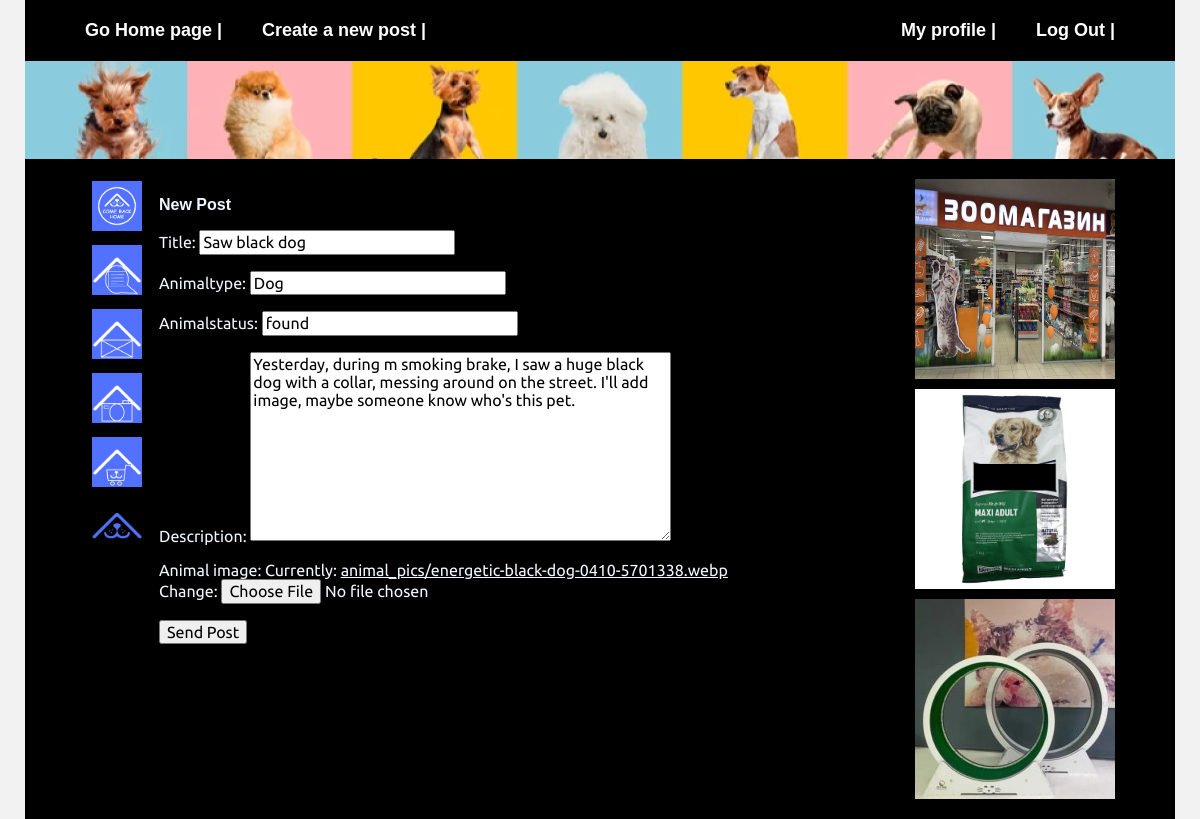
The app's page /post/22/update (signed in) with its own data.
### blog/models.py (models this page shows, shortened)
class Post(models.Model):
    title = models.CharField(max_length=100)
    animaltype = models.CharField(max_length=50)
    animalstatus = models.CharField(max_length=50, null=True)
    description = models.TextField()
    animal_image = models.ImageField(default='default_animal.jpg', upload_to='animal_pics')
    date_posted = models.DateTimeField(default=timezone.now)
    author = models.ForeignKey(User, on_delete=models.CASCADE)

### blog/views.py (the view, shortened to what this page needs)
# urls.py: path('post/<int:pk>/update', PostUpdateView.as_view(), name='post-update'),
class PostUpdateView(LoginRequiredMixin, UserPassesTestMixin, UpdateView):
    model = Post
    fields = ['title', 'animaltype', 'animalstatus', 'description', 'animal_image']
    def test_func(self):
        post = self.get_object()
        if self.request.user == post.author:
            return True
        return False #функция которая позволяет редактировать только те посты, автором которых является пользователь

### blog/templates/blog/post_form.html (shortened to what this page needs)
{% extends "base.html" %}
{% load static %}
{% block content %}
<form method="POST" enctype="multipart/form-data">
    <p><b>New Post</b></p>
    {{ form.as_p }}
    <p>
        <button type="submit">Send Post</button>
    </p>
</form>
{% endblock content %}

### blog/static/css/style.css (style rules this page uses)
* { box-sizing: border-box; }
body { background-color: #f2f2f2; margin-bottom: 0px; font-family: 'Ubuntu', sans-serif; color: aliceblue; }
body a { color: aliceblue; }

### records on screen
Post: title "Saw black dog", animaltype "Dog", animalstatus "found", description "Yesterday, during m smoking brake, I saw a huge black dog with a collar, messing around on the street. I'll add image, maybe someone know who's this pet."
